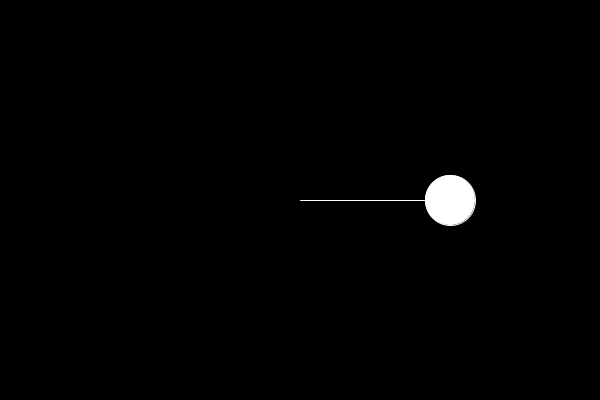
Frame 1 (no input)
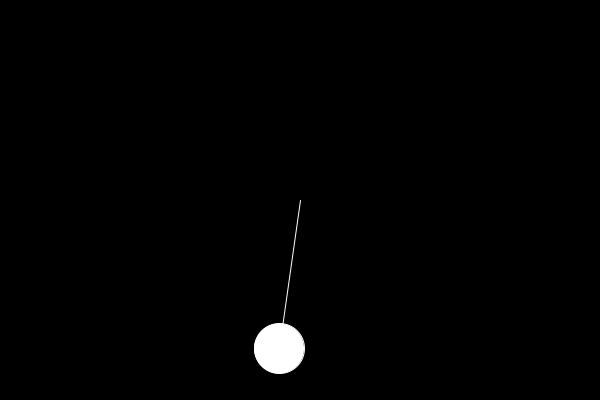
Frame 60 (the mouse pressed at the canvas centre just before this capture)
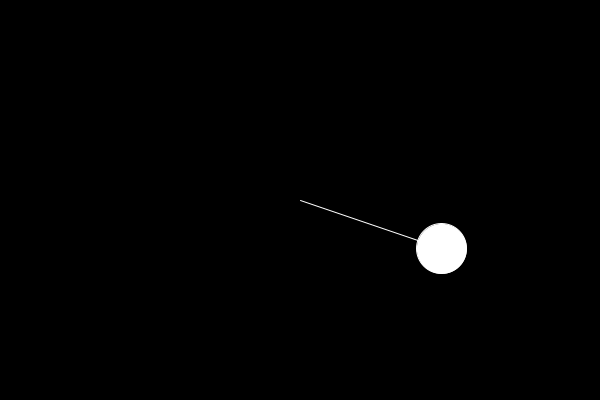
Frame 120 (the mouse held since frame 60 and released just before this capture)

The Processing sketch that drew these frames (run headless with seeded random() and noise(); from frame 60 on, the mouse is pressed at the canvas centre):

// Processing sketch: trig_ang_pol_coor_motion_2
// ── trig_ang_pol_coor_motion_2.pde
float r = 150;
float a = 0;
float aVel = 0.0;
float aAcc = 0.001;
void setup() {
 size(600,400); 
}
void draw() {
 background(0);
 translate(width/2,height/2);
 float x = r * cos(a);
 float y = r * sin(a);
 fill(255);
 stroke(255);
 line(0,0,x,y);
 ellipse(x,y,50,50);
 a += aVel;
 aVel +=aAcc;
 aVel = constrain(aVel,0,0.09);
 
}
